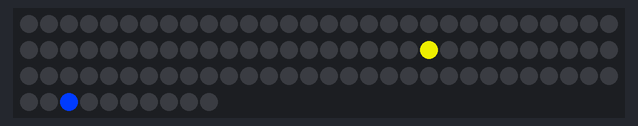
Bench run of a sketch on a simulated Arduino Uno, built with avr-gcc and run on an emulated ATmega328P. Parts: 100 RGB LEDs in strip order, left to right, continuing on the next row.

Above: at 0.15 s.
At 5.3 s:
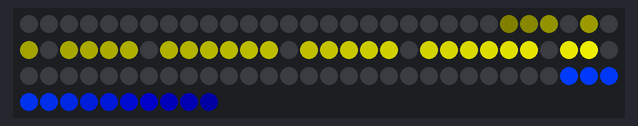
At 10.45 s:
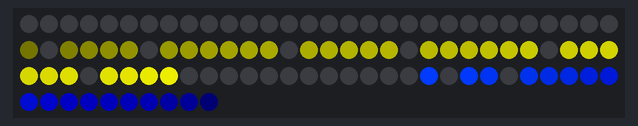
At 20.14 s:
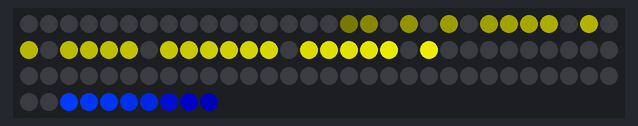
At 29.52 s:
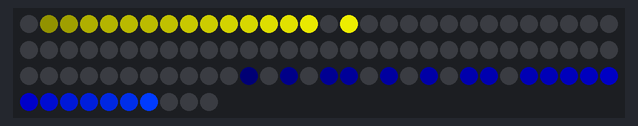
At 39.82 s:
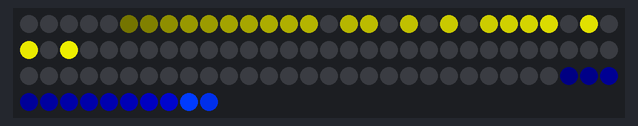

The sketch:

ukrainechaser.ino
```cpp
//created by Mr.FunnyPenguin in August 2022.
#include "FastLED.h"

#define NUM_LEDS 100
#define LED_PIN 3
//#define CLOCK_PIN 3
#define LED_TYPE WS2811
#define COLOR_ORDER RGB
CRGB leds[NUM_LEDS];

#define FRAMES_PER_SECOND  150


void setup() {
  FastLED.addLeds<WS2811, LED_PIN, RGB>(leds, NUM_LEDS);
FastLED.setBrightness(255);

}


void loop() {

 uint8_t sinBeat = beatsin8(12, 0, NUM_LEDS - 1, 0, 0);//trail1
 uint8_t sinBeat2 = beatsin8(12, 0, NUM_LEDS - 1, 0, 85);//trail2


 leds[sinBeat] = CRGB::CRGB(200,200,0);//gold trail
 leds[sinBeat2] = CRGB::CRGB(0,60,255);//blue trail

 fadeToBlackBy(leds, NUM_LEDS, 3);


    FastLED.show();

}
```
